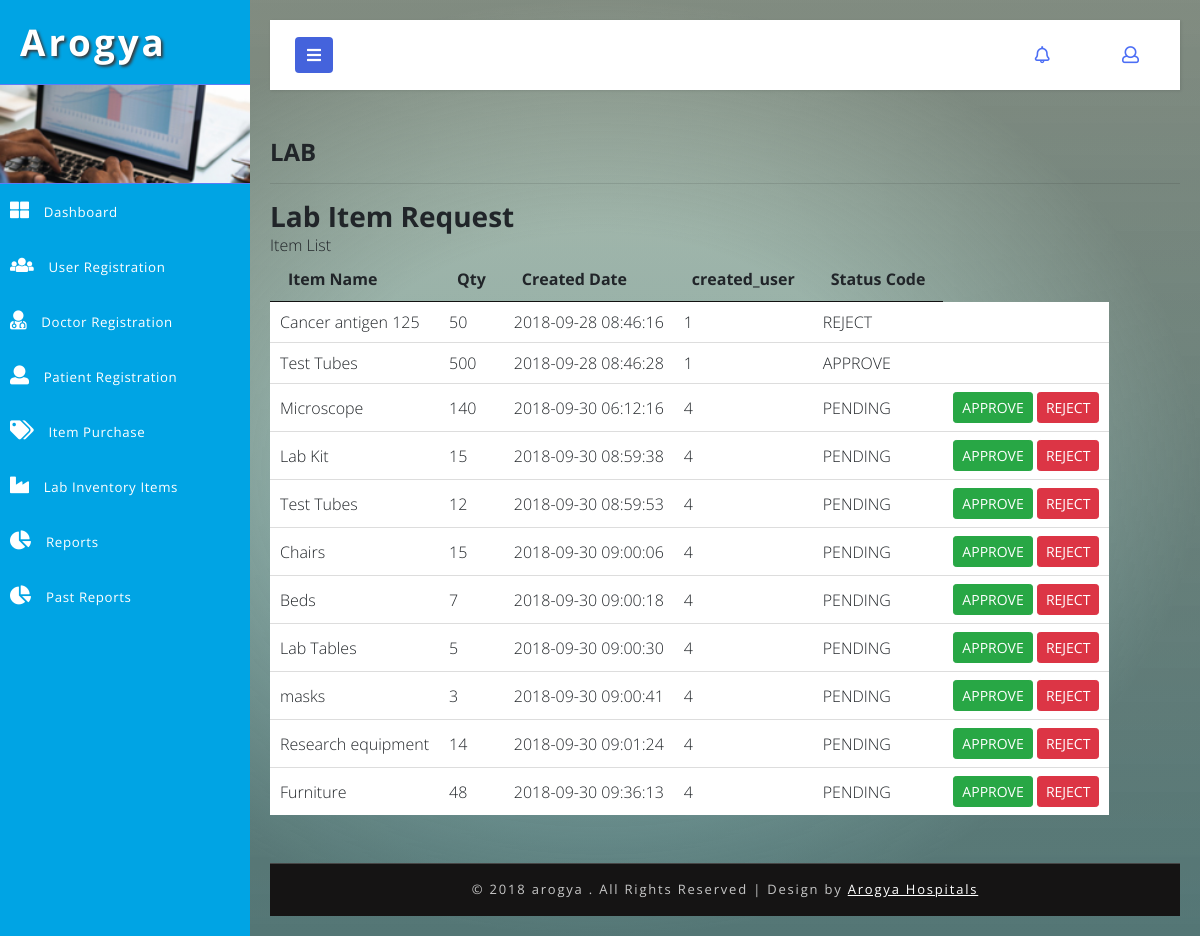
The page /Arogya_/arogyaadmin/admin/lab-purchasing-item-request.php on the database its author committed.
### tables this page shows
CREATE TABLE `hms_inventory` (
  `id` int(5) NOT NULL,
  `item_name` varchar(50) DEFAULT NULL,
  `qty` int(5) DEFAULT NULL,
  `created_date` timestamp NOT NULL DEFAULT CURRENT_TIMESTAMP,
  `created_user` int(5) DEFAULT NULL,
  `updated_date` varchar(30) DEFAULT NULL,
  `status_code` varchar(20) DEFAULT 'PENDING'
);

### Arogya_/arogyaadmin/DB.php (called while the page is built, shortened)
<?php
function getDBConnection() {
    $servername = "localhost";
    $username = "root";
    $password = "";
    $db = "hmsdb";
    $conn = mysqli_connect($servername, $username, $password, $db);
    if (!$conn) {
        die("Connection failed: " . mysqli_connect_error());
    } else {
        return $conn;
    }
}
function getData($sql) {
    $conn = getDBConnection();
    $result = mysqli_query($conn, $sql);
    if (mysqli_num_rows($result) > 0) {
        return $result;
    } else {
        return FALSE;
    }
}
?>

### Arogya_/arogyaadmin/admin/lab-purchasing-item-request.php (the view, shortened to what this page needs)
<?php
include '../DB.php';
?>
<!DOCTYPE html>
<html lang="en">
    <head>
        <link href="../css/bootstrap.css" rel="stylesheet" type="text/css" media="all" />
        <link href="../css/style.css" rel="stylesheet" type="text/css" media="all" />
        <link rel="stylesheet" href="../css/style4.css">
        <link href="../css/fontawesome-all.css" rel="stylesheet">
    </head>
    <body>
        <div class="wrapper">
            <nav id="sidebar">
                <div class="sidebar-header">
                    <h1>
                        <a href="#">Arogya</a>
                    </h1>
                </div>
                <div class="profile-bg"></div>
                <?php
                include_once '../_tree_admin.php';
                ?>
            </nav>
            <div id="content">
                <?php include_once '../_top_bar.php'; ?>
                <div class="blank-page-content">
                    <h4>LAB</h4>
                    <hr>
                            <div class="panel panel-warning">
                                <h3>Lab Item Request</h3>
                        <div class="panel-heading ">Item List</div>
                        <div class="panel-body">
                           <table id="example" class="display table-responsive" cellspacing="0" width="100%">
                                <thead>
                                    <tr>
                                        <th>Item Name</th>
                                        <th>Qty</th>
                                        <th>Created Date</th>
                                        <th>created_user</th>
                                        <th>Status Code</th>
                                    </tr>
                                </thead>
                                <tbody>
                                    <?php
                                    $sql = "SELECT * FROM hms_inventory";
                                    $data = getData($sql);
                                    if ($data != null) {
                                        foreach ($data as $value) {
                                            ?>
                                            <tr>
                                                <td><?= $value['item_name']?></td>
                                                <td><?= $value['qty']?></td>
                                                <td><?= $value['created_date']?></td>
                                                <td><?=$value['created_user']?></td>
                                                <td><?= $value['status_code']?></td>
                                                <td>
                                                <?php
                                                    if ($value['status_code'] == 'PENDING') {
                                                        ?>
                                                    <a href="lab-purchasing-item-request.php?id=<?= $value['id'] ?>&status=APPROVE" class="btn btn-sm btn-success">
                                                            APPROVE
                                                        </a>
                                                    <a href="lab-purchasing-item-request.php?id=<?= $value['id'] ?>&status=REJECT" class="btn btn-sm btn-danger">
                                                            REJECT
                                                        </a>
                                                        <?php
                                                    } else {
                                                    }
                                                    ?></td>
                                            </tr>
                                            <?php
                                        }
                                    }
                                    ?>
                                </tbody>
                            </table>
                        </div>
                    </div>
                </div>
                <?php include '../_footer.php'; ?>
            </div>
        </div>
        <link href="../css/jquery.dataTables.min.css" rel="stylesheet" type="text/css"/>
    </body>
</html>

### Arogya_/arogyaadmin/css/style.css (style rules this page uses)
* { margin: 0; padding: 0; }
body { background: radial-gradient(#eee, #668); height: 100vh; width: 100vw; }
html, body { margin: 0; font-size: 100%; font-family: 'Open Sans', sans-serif; background: #fff; }
.blank-page-content { min-height: 480px; }
body a { text-decoration: none; transition: 0.5s all; -webkit-transition: 0.5s all; -moz-transition: 0.5s all; -o-transition: 0.5s all; -ms-transition: 0.5s all; }
h1, h2, h3, h4, h5, h6 { margin: 0; font-weight: 700; }
.profile-bg { border: 1px solid #5d7cf7; border-left: none; border-right: none; background: url(../images/menu1.jpg)no-repeat 0px 0px; -webkit-background-size: cover; -moz-background-size: cover; -o-background-size: cover; -ms-background-size: cover; background-size: cover; min-height: 100px; }
.table-responsive { display: block; width: 100%; overflow-x: auto; }

### Arogya_/arogyaadmin/css/style4.css (style rules this page uses)
body { font-family: 'Open Sans', sans-serif; background: #f1f1f1; }
a, a:hover, a:focus { color: inherit; text-decoration: none; transition: all 0.3s; }
.wrapper { display: flex; align-items: stretch; }
#sidebar { min-width: 250px; max-width: 250px; background: #00a4e4; color: #fff; transition: all 0.3s; }
.sidebar-header h1 { font-size: 2.3em; letter-spacing: 3px; color: #fff; text-shadow: 2px 2px 3px #39393a; }
#sidebar .sidebar-header { padding: 20px; background: #00a4e4; }
#content { padding: 20px; min-height: 100vh; transition: all 0.3s; overflow: hidden; width: 100%; }

### Arogya_/arogyaadmin/admin/lab-purchasing-item-request.php (style rules this page uses)
body { font-weight: 100; height: 100%; width: 100%; background: linear-gradient( rgba(200, 247, 197, 0.4), rgba(129, 207, 224, 0.8) ), linear-gradient( rgba(130, 130, 130, 0.5), rgba(130, 130, 115, 0.6) ), radial-gradient(ellipse closest-side at center, rgba(255, 255, 255, 0.9) 50%, rgba(0, 0, 0, 0.4) 100%), url(http://www.thisisstar.com/images/100UI/002/black_marble.jpg) no-repeat center center; background-size: cover; background-attachment: fixed; background-blend-mode: multiply,normal,normal,normal; }

### rows shown on the page
hms_inventory: item_name "Cancer antigen 125", qty "50", created_date "2018-09-28 08:46:16", created_user "1", status_code "REJECT"
hms_inventory: item_name "Test Tubes", qty "500", created_date "2018-09-28 08:46:28", created_user "1", status_code "APPROVE"
hms_inventory: item_name "Microscope", qty "140", created_date "2018-09-30 06:12:16", created_user "4", status_code "PENDING"
hms_inventory: item_name "Lab Kit", qty "15", created_date "2018-09-30 08:59:38", created_user "4", status_code "PENDING"
hms_inventory: item_name "Test Tubes", qty "12", created_date "2018-09-30 08:59:53", created_user "4", status_code "PENDING"
hms_inventory: item_name "Chairs", qty "15", created_date "2018-09-30 09:00:06", created_user "4", status_code "PENDING"
hms_inventory: item_name "Beds", qty "7", created_date "2018-09-30 09:00:18", created_user "4", status_code "PENDING"
hms_inventory: item_name "Lab Tables", qty "5", created_date "2018-09-30 09:00:30", created_user "4", status_code "PENDING"
hms_inventory: item_name "masks", qty "3", created_date "2018-09-30 09:00:41", created_user "4", status_code "PENDING"
hms_inventory: item_name "Research equipment", qty "14", created_date "2018-09-30 09:01:24", created_user "4", status_code "PENDING"
hms_inventory: item_name "Furniture", qty "48", created_date "2018-09-30 09:36:13", created_user "4", status_code "PENDING"
